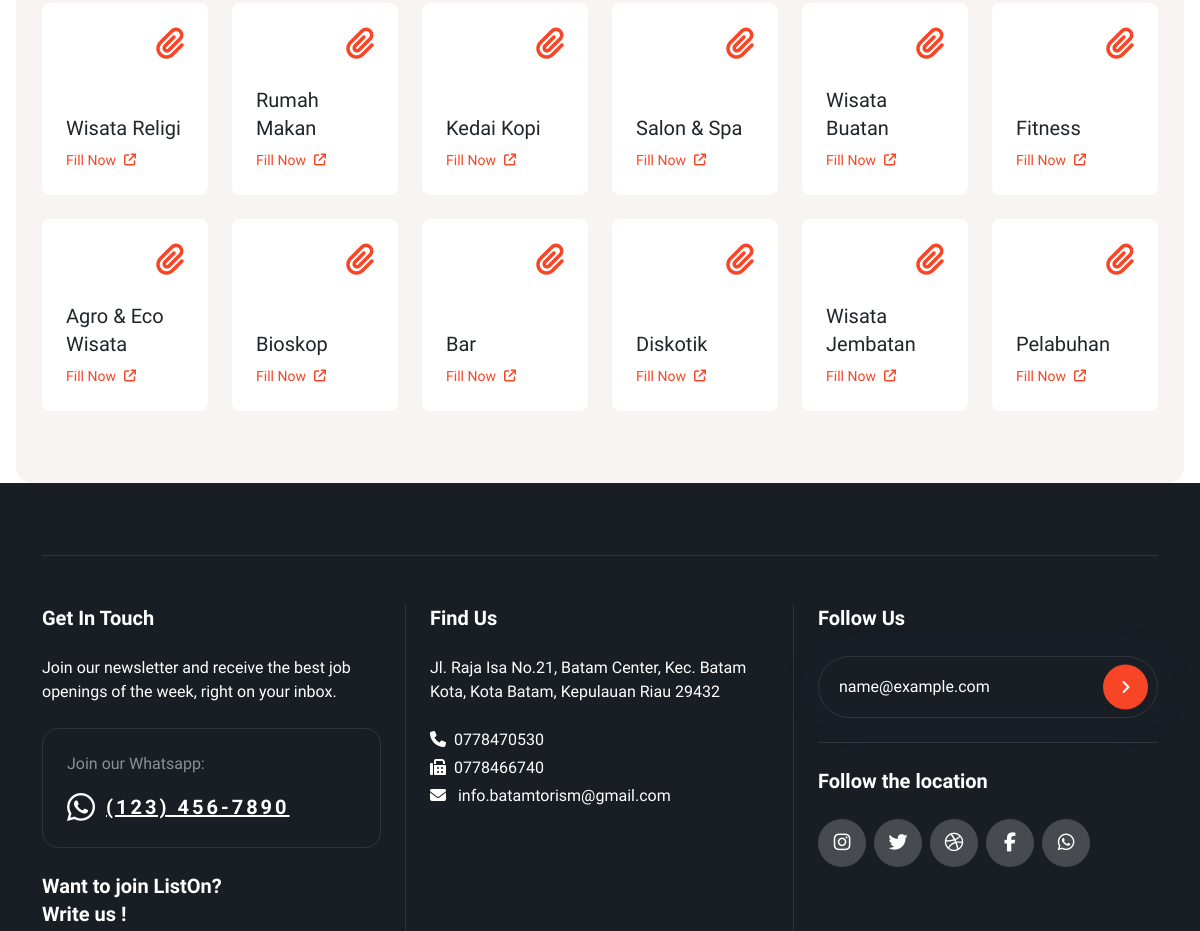
/index.php/filter_kategori (middle part), run on an earlier commit of the app's database.
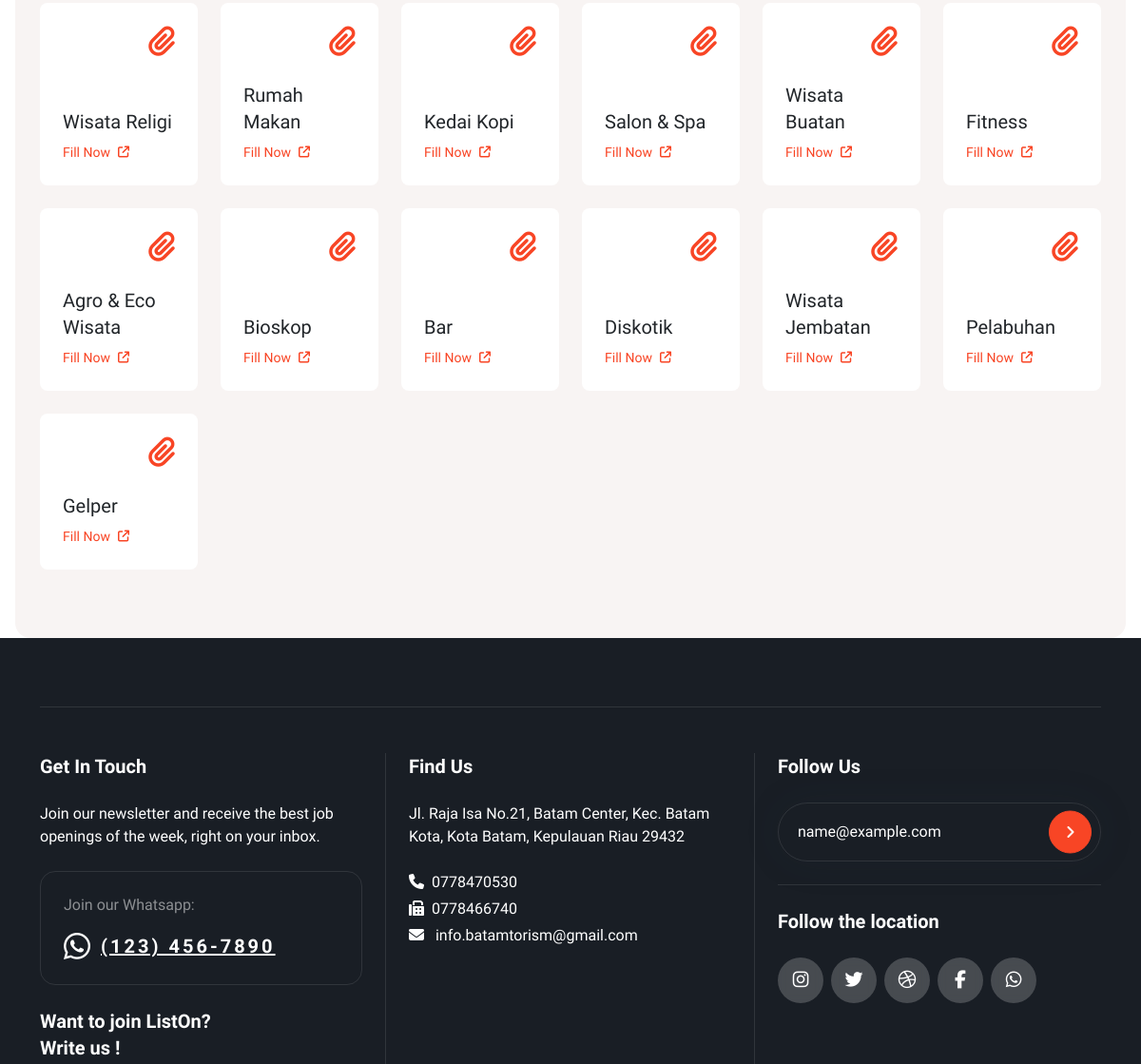
And on a later commit of the database.
### tables this page shows
CREATE TABLE `category`  (
  `id` int NOT NULL AUTO_INCREMENT,
  `nama` varchar(100) NULL DEFAULT NULL,
  `tabel_formulir` varchar(50) NULL DEFAULT NULL,
  `status` enum('0','1') NULL DEFAULT '1',
  `images` text NULL,
  `created_at` datetime NULL DEFAULT NULL,
  `updated_at` datetime NULL DEFAULT NULL,
  `users_created` int NULL DEFAULT NULL,
  `users_updated` int NULL DEFAULT NULL,
  `softdelete` enum('0','1') NULL DEFAULT '0',
  PRIMARY KEY (`id`) USING BTREE,
  INDEX `name`(`nama` ASC) USING BTREE
);

### application/views/components/layout.php (called while the page is built, shortened)
<?php $this->load->view('components/head'); ?>
<?php $this->load->view($subview); ?>

### application/controllers/Filter_kategori.php (called while the page is built, shortened)
<?php
class Filter_kategori extends CI_Controller {
	public function __construct()
	{
        $this->load->language('siparbud', $this->session->userdata('language'));
    }
	public function index()
	{
		$data['title'] = 'Form';
		$data['subview'] = 'form/main';
		$data['q_category'] = $this->category_m->all();
		$this->load->view('components/layout', $data);
	}
}

### index.php (called while the page is built, shortened)
<?php
require_once BASEPATH.'core/CodeIgniter.php';

### application/models/Category_m.php (called while the page is built, shortened)
<?php
class Category_m extends CI_Model {
    public function all()
    {
        $query = $this->db->from('category u')
                        ->select('u.*')
                        ->where('u.softdelete', '0')
                        ->get();
        return $query->result();
    }
}

### application/views/form/main.php (the view, shortened to what this page needs)
<div class="py-5 bg-light rounded-4 mx-3 mt-3">
    <div class="container py-4">
        <div class="row g-3 g-lg-4">
            <?php
            foreach ($q_category as $key => $value) { ?>
            <div class="col-sm-6 col-md-4 col-lg-3 col-xl-2 d-flex">
                <div class="border-0 card card-hover company-card flex-fill rounded-3 w-100">
                    <div class="card-body d-flex flex-column">
                        <div class="text-end mb-4 text-primary">
                            <i class="fa-solid fa-paperclip fs-2"></i>
                        </div>
                        <div class="mt-auto">
                            <h5 class="mb-2"><?=$value->nama?></h5>
                            <div class="small mt-2 d-flex align-items-center gap-2 fw-medium text-primary">
                                <span>Fill Now</span>
                                <i class="fa-solid fa-arrow-up-right-from-square fs-12"></i>
                            </div>
                        </div>
                    </div>
                </div>
            </div>
            <?php
            }
            ?>
        </div>
    </div>
</div>

What changed in the data, as far as the page shows it:
added category: nama "Gelper"
